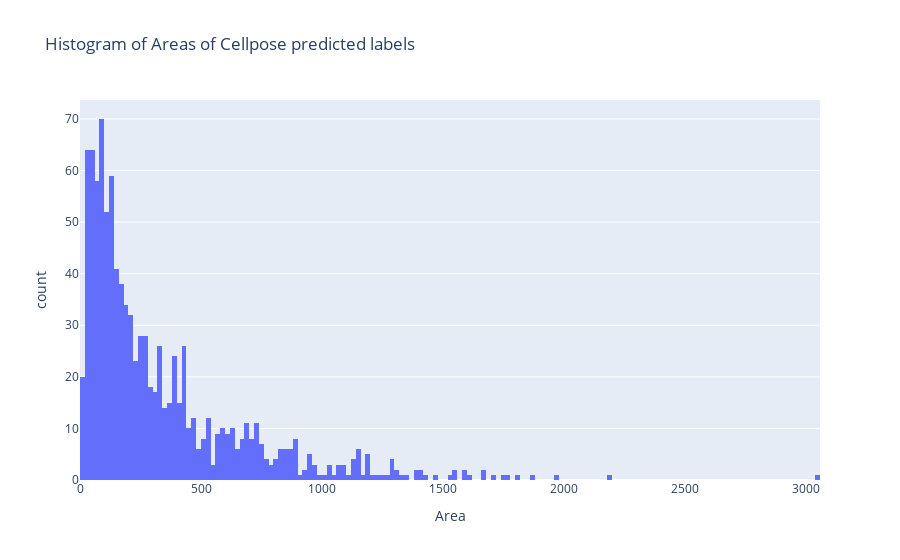

Notebook source saved alongside this figure:
### Code cell
# Explore nuclei predicted labels by Cellpose to make an informed decision on the size-based exclusion of the predicted labels
props = regionprops_table(label_image=masks, intensity_image=processed_nuclei, properties=["label", "intensity_mean", "equivalent_diameter_area", "area"])

df = pd.DataFrame(props)

df[df['label']==153]

# Create histogram
fig = px.histogram(df, x="area", nbins=300, labels={"area": "Area"}, title="Histogram of Areas of Cellpose predicted labels")

# Show plot
fig.show()

### Figure 1 — Plotly figure (JSON) as saved in the notebook; plotly's stock layout.template omitted (floating-point values rounded to 4 significant figures; data arrays with more than 128 entries replaced by an {"elided": "..."} marker saying what was removed)
{"data": [{"alignmentgroup": "True", "bingroup": "x", "hovertemplate": "Area=%{x}<br>count=%{y}<extra></extra>", "legendgroup": "", "marker": {"color": "#636efa", "pattern": {"shape": ""}}, "name": "", "nbinsx": 300, "offsetgroup": "", "orientation": "v", "showlegend": false, "type": "histogram", "x": {"elided": "1017 int values"}, "xaxis": "x", "yaxis": "y"}], "layout": {"barmode": "relative", "legend": {"tracegroupgap": 0}, "title": {"text": "Histogram of Areas of Cellpose predicted labels"}, "xaxis": {"anchor": "y", "domain": [0, 1], "title": {"text": "Area"}}, "yaxis": {"anchor": "x", "domain": [0, 1], "title": {"text": "count"}}}}
